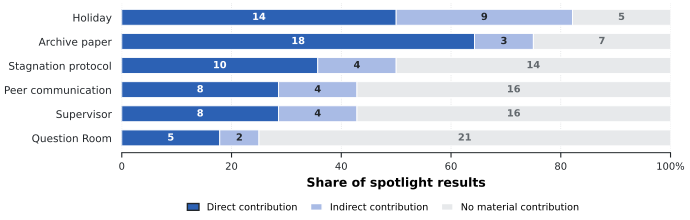

Reproduce this figure in Python.
#!/usr/bin/env python3
"""Render audited Station-mechanism contributions to spotlight results.

All values are embedded, so this script has no data-file or project-local
input dependency. It writes a vector PDF beside itself.
"""

from pathlib import Path
import os
import tempfile

os.environ.setdefault("MPLCONFIGDIR", os.path.join(tempfile.gettempdir(), "station_mechanisms_mplconfig"))

import matplotlib

matplotlib.use("Agg")
import matplotlib.pyplot as plt
from matplotlib.patches import Patch


HERE = Path(__file__).absolute().parent
OUTPUT = HERE / "station_mechanism_contributions.pdf"

TOTAL = 28
# Ordered by the number of results receiving a direct or indirect contribution.
DATA = [
    ("Holiday", 14, 9, 5),
    ("Archive paper", 18, 3, 7),
    ("Stagnation protocol", 10, 4, 14),
    ("Peer communication", 8, 4, 16),
    ("Supervisor", 8, 4, 16),
    ("Question Room", 5, 2, 21),
]

DIRECT = "#2C61B4"
INDIRECT = "#A9BBE5"
NONE = "#E7E9EB"
INK = "#22262A"
MID_INK = "#62686D"
GRID = "#D4D6D8"

plt.rcParams.update(
    {
        "font.family": "sans-serif",
        "font.sans-serif": ["DejaVu Sans"],
        "font.size": 8.0,
        "axes.labelsize": 9.0,
        "axes.labelweight": "bold",
        "xtick.labelsize": 7.2,
        "ytick.labelsize": 7.6,
        "legend.fontsize": 7.0,
        "axes.linewidth": 0.72,
        "axes.edgecolor": INK,
        "xtick.color": INK,
        "ytick.color": INK,
        "figure.facecolor": "white",
        "savefig.facecolor": "white",
        "savefig.bbox": "tight",
        "savefig.pad_inches": 0.025,
        "pdf.fonttype": 42,
        "ps.fonttype": 42,
    }
)


def render():
    assert all(direct + indirect + none == TOTAL for _, direct, indirect, none in DATA)

    labels = [row[0] for row in reversed(DATA)]
    direct = [100 * row[1] / TOTAL for row in reversed(DATA)]
    indirect = [100 * row[2] / TOTAL for row in reversed(DATA)]
    none = [100 * row[3] / TOTAL for row in reversed(DATA)]
    counts = [(row[1], row[2], row[3]) for row in reversed(DATA)]
    y = list(range(len(labels)))

    # A wide, compact canvas lets the paper use the full text width without
    # increasing the figure's vertical footprint.
    fig, ax = plt.subplots(figsize=(7.4, 2.25))
    ax.barh(
        y,
        direct,
        height=0.66,
        color=DIRECT,
        edgecolor="white",
        linewidth=0.65,
        label="Direct contribution",
        zorder=3,
    )
    ax.barh(
        y,
        indirect,
        left=direct,
        height=0.66,
        color=INDIRECT,
        edgecolor="white",
        linewidth=0.65,
        label="Indirect contribution",
        zorder=3,
    )
    ax.barh(
        y,
        none,
        left=[a + b for a, b in zip(direct, indirect)],
        height=0.66,
        color=NONE,
        edgecolor="white",
        linewidth=0.65,
        label="No material contribution",
        zorder=3,
    )

    for yy, (direct_count, indirect_count, none_count), a, b, c in zip(
        y, counts, direct, indirect, none
    ):
        segments = [
            (a / 2, direct_count, "white"),
            (a + b / 2, indirect_count, INK),
            (a + b + c / 2, none_count, MID_INK),
        ]
        for xx, count, color in segments:
            ax.text(
                xx,
                yy,
                str(count),
                ha="center",
                va="center",
                fontsize=7.1,
                fontweight="bold",
                color=color,
                zorder=4,
            )

    ax.set_xlim(0, 100)
    ax.set_xticks([0, 20, 40, 60, 80, 100], ["0", "20", "40", "60", "80", "100%"])
    ax.set_yticks(y, labels)
    ax.set_xlabel("Share of spotlight results")
    ax.tick_params(axis="y", length=0, pad=7)
    ax.grid(axis="x", color=GRID, linestyle=":", linewidth=0.5)
    ax.set_axisbelow(True)
    for side in ("top", "right", "left"):
        ax.spines[side].set_visible(False)

    fig.legend(
        handles=[
            Patch(facecolor=DIRECT, edgecolor=INK, label="Direct contribution"),
            Patch(facecolor=INDIRECT, edgecolor="white", label="Indirect contribution"),
            Patch(facecolor=NONE, edgecolor="white", label="No material contribution"),
        ],
        loc="lower center",
        bbox_to_anchor=(0.60, 0.005),
        frameon=False,
        ncol=3,
        handlelength=1.2,
        columnspacing=1.35,
    )
    fig.subplots_adjust(left=0.245, right=0.99, top=0.98, bottom=0.31)
    fig.savefig(OUTPUT)
    print(f"wrote {OUTPUT} ({OUTPUT.stat().st_size:,} bytes)")
    plt.close(fig)


if __name__ == "__main__":
    render()
